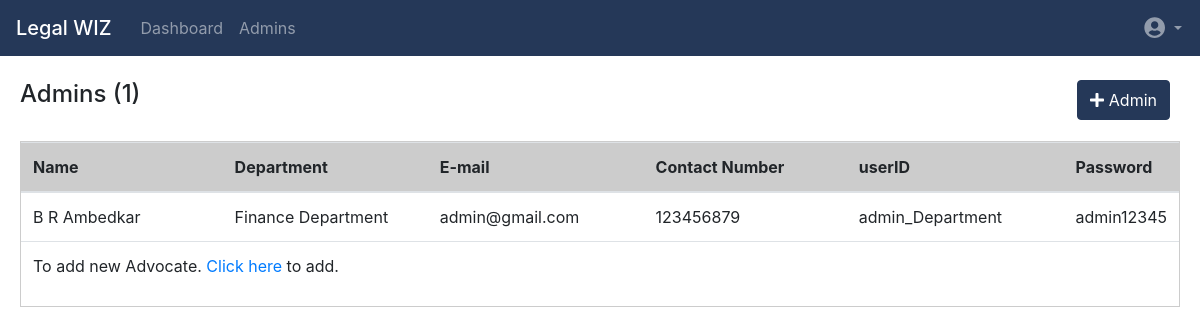
Page /SecretaryDashboard/Adminlist on the committed database.
### backend/models.py (models this page shows, shortened)
class Organization(models.Model):
    userID      = models.CharField(max_length=30,primary_key=True)
    email       = models.CharField(max_length=30)
    name        = models.CharField(max_length=50)
    contact     = models.CharField(max_length=15)
    department  = models.CharField(max_length=30)
    password    = models.CharField(max_length=50)
    typee       = models.CharField(max_length=20)

### backend/views.py (the view)
# urls.py: path('SecretaryDashboard/Adminlist',views.Adminlist,name="Adminlist"),
def Adminlist(request):
    admins = Organization.objects.filter(typee='Admin')
    length = len(admins)
    return render(request,'Secretary/Adminlist.html',{'admins':admins,'length':length})

### templates/Secretary/Adminlist.html (shortened to what this page needs)
{% extends 'Secretary/SecretaryDashboard.html'%}
{% load static %}
{% block content %}
<link rel="stylesheet" type="text/css" href="{% static 'assets/css/advocate.css' %}">
<link rel="stylesheet" type="text/css" href="{% static 'assets/css/filterForm.css' %}">
<div class="wrapper">
  <div class="title">
    <div class="bd-title">
      <h4>Admins ({{ admins | length }})</h4>
    </div>
    <div class="right-content">
      <button type="button" class="btn btn-primary" id="f2"><i class="fas fa-plus"></i><a
          href="/SecretaryDashboard/Adminlist/AddAdmin"> Admin</a></button>
      </div>
    </div>
  </div>
<br>
<div class="table-content">
  <table class="table">
    <thead>
      <tr>
        <th> Name </th>
        <th>Department</th>
        <th> E-mail </th>
        <th> Contact Number</th>
        <th> userID </th>
        <th> Password </th>
      </tr>
    </thead>
    <tbody>
      {% if length > 0 %}
      {% for i in admins %}
      <tr>
        <td> {{ i.name }}</td>
        <td>{{ i.department }}</td>
        <td> {{ i.email }}</td>
        <td> {{ i.contact }}</td>
        <td> {{ i.userID }}</td>
        <td> {{ i.password }}</td>
    </tr>
      {% endfor %}
      {%endif%}
      <tr>
        <td colspan="6"> To add new Advocate. <a href="/SecretaryDashboard/Adminlist/AddAdmin">Click here </a>to add. </td>
      </tr>
    </tbody>
  </table>
</div>
{% endblock %}

### static/assets/css/Cases.css (style rules this page uses)
.title { display: flex; position: relative; padding: 0px 20px; }
.right-content { display: flex; position: absolute; float: right; right: 0; padding-right: 20px; }
#f1,#f2 { margin-right: 10px; }
#f2 { height: 40px; background-color: #253858; border-color: #253858; }
#f2 a { color: white; }
.table-content { margin: 0 20px; border: 1px solid rgba(0,0,0,0.2); }
th { background-color: rgba(0,0,0,0.2); }

### static/assets/css/filterForm.css (style rules this page uses)
.btn { background-color: #1eb47c; border-color: #1eb47c; color: white; }

### static/assets/css/advocate.css (style rules this page uses)
.title { display: flex; position: relative; padding: 0px 20px; }
.right-content { display: flex; position: absolute; float: right; right: 0; padding-right: 20px; }
#f1,#f2 { margin-right: 10px; }
#f2 { height: 40px; background-color: #253858; border-color: #253858; }
#f2 a { color: white; }
.table-content { margin: 0 20px; border: 1px solid rgba(0,0,0,0.2); }
th,td { width: 20%; }
th { background-color: rgba(0,0,0,0.2); }

### rows in the picture
Organization: name "B R Ambedkar", department "Finance Department", email "admin@gmail.com", contact "123456879", userID "admin_Department", password "admin12345"

### other values in the picture
{{ admins | length }} "1"
